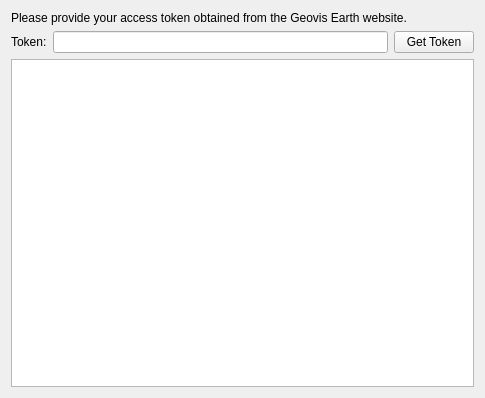
<?xml version="1.0" encoding="UTF-8"?>
<ui version="4.0">
 <class>Form</class>
 <widget class="QWidget" name="Form">
  <property name="geometry">
   <rect>
    <x>0</x>
    <y>0</y>
    <width>485</width>
    <height>398</height>
   </rect>
  </property>
  <property name="windowTitle">
   <string/>
  </property>
  <layout class="QGridLayout" name="gridLayout">
   <item row="1" column="0">
    <widget class="QLabel" name="label">
     <property name="text">
      <string>Token:</string>
     </property>
    </widget>
   </item>
   <item row="1" column="1">
    <widget class="QLineEdit" name="lineEdit"/>
   </item>
   <item row="0" column="0" colspan="3">
    <widget class="QLabel" name="label_2">
     <property name="text">
      <string>Please provide your access token obtained from the Geovis Earth website.</string>
     </property>
    </widget>
   </item>
   <item row="1" column="2">
    <widget class="QPushButton" name="btnGetToken">
     <property name="text">
      <string>Get Token</string>
     </property>
    </widget>
   </item>
   <item row="2" column="0" colspan="3">
    <widget class="QListWidget" name="listWidget">
     <property name="editTriggers">
      <set>QAbstractItemView::NoEditTriggers</set>
     </property>
     <property name="movement">
      <enum>QListView::Static</enum>
     </property>
     <property name="resizeMode">
      <enum>QListView::Adjust</enum>
     </property>
     <property name="gridSize">
      <size>
       <width>180</width>
       <height>150</height>
      </size>
     </property>
     <property name="viewMode">
      <enum>QListView::IconMode</enum>
     </property>
    </widget>
   </item>
  </layout>
 </widget>
 <resources/>
 <connections/>
 <slots>
  <slot>handleUpdateToken()</slot>
 </slots>
</ui>
